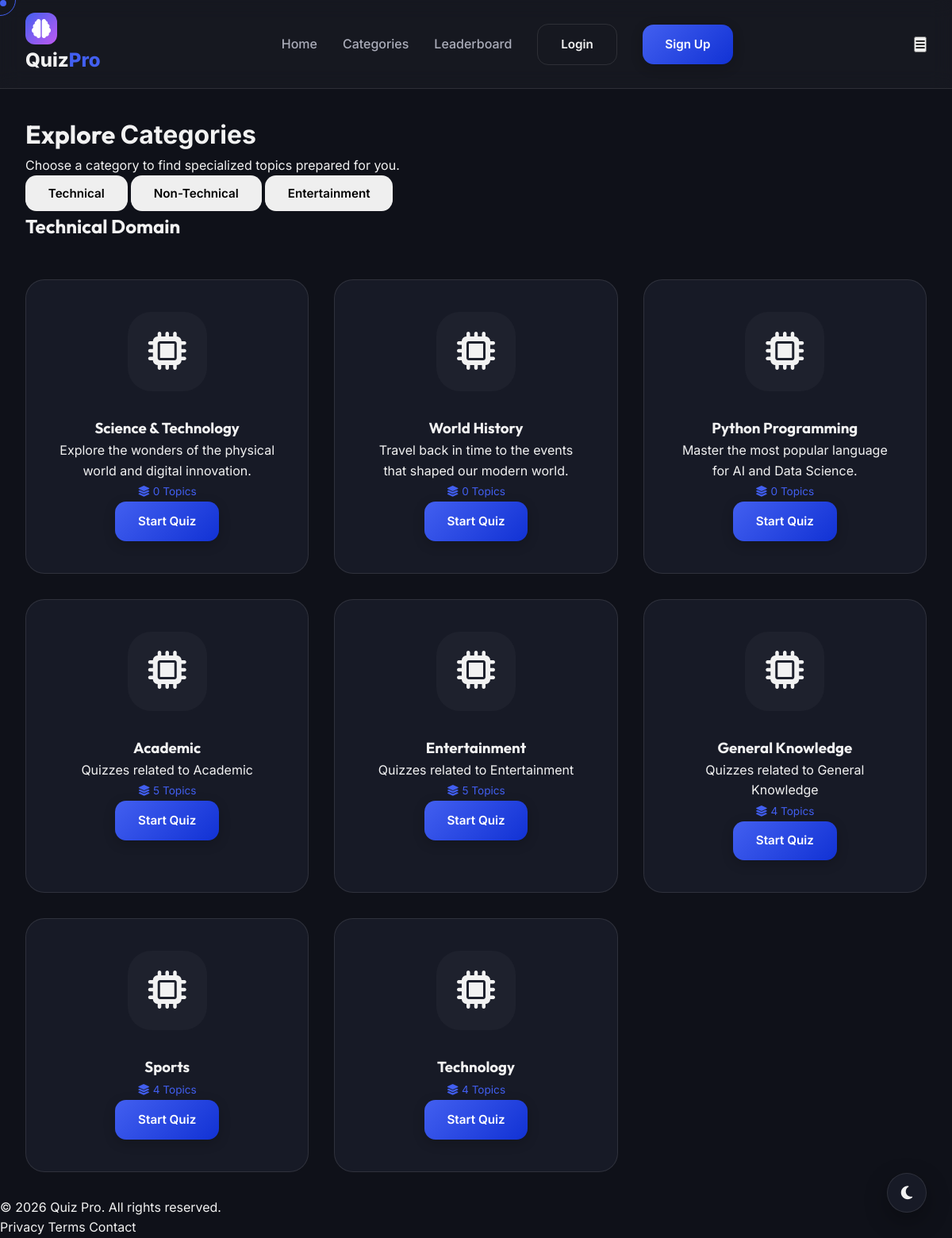
The page /quizzes/ on the database as committed earlier.
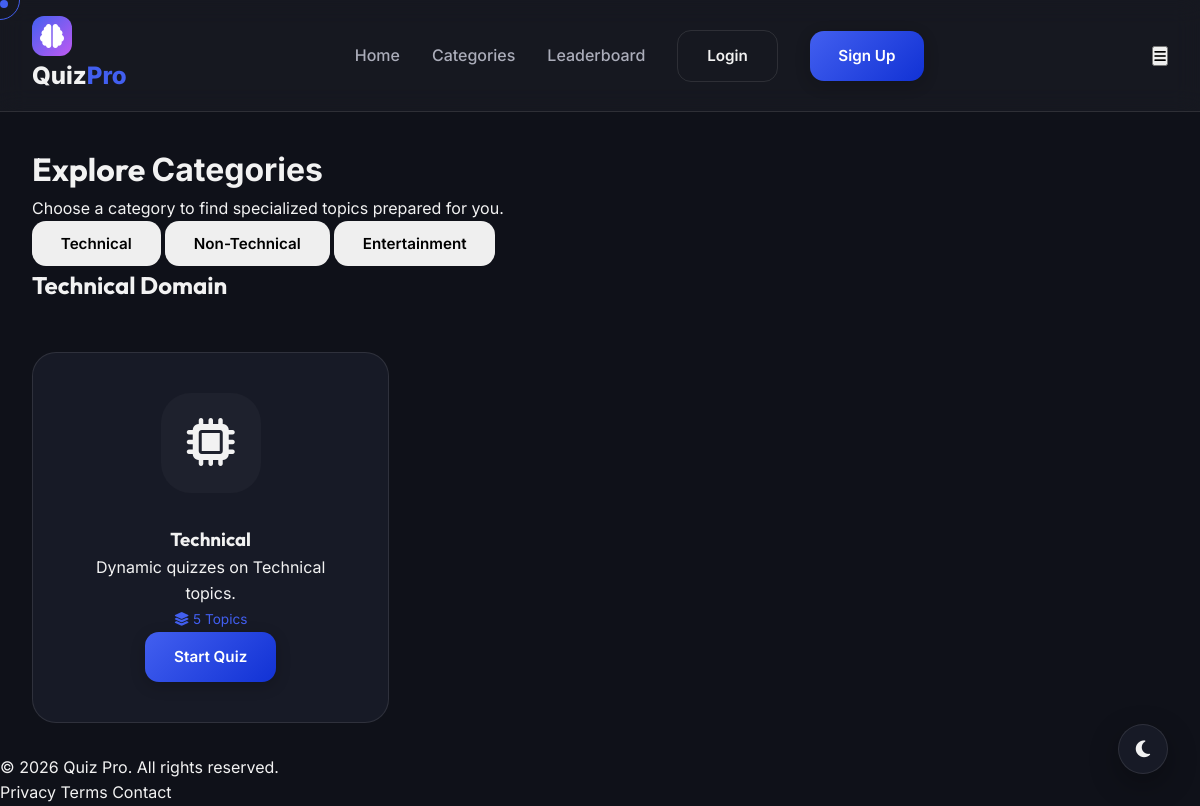
The same page on the database as committed later.
### quizzes/models.py (models this page shows, shortened)
class Category(models.Model):
    CATEGORY_TYPES = (
        ('technical', 'Technical'),
        ('non-technical', 'Non-Technical'),
        ('entertainment', 'Entertainment'),
    )
    name_en = models.CharField(max_length=100)
    name_ta = models.CharField(max_length=100)
    description = models.TextField(blank=True)
    category_type = models.CharField(max_length=20, choices=CATEGORY_TYPES, default='technical')
    icon = models.ImageField(upload_to='categories/', null=True, blank=True)
    created_at = models.DateTimeField(auto_now_add=True)
    class Meta:
        verbose_name_plural = "Categories"

### quizzes/views.py (the view)
# urls.py: path('', views.category_list, name='category_list'),
def category_list(request):
    technical_categories = Category.objects.filter(category_type='technical')
    non_technical_categories = Category.objects.filter(category_type='non-technical')
    entertainment_categories = Category.objects.filter(category_type='entertainment')
    return render(request, 'quizzes/category_list.html', {
        'technical_categories': technical_categories,
        'non_technical_categories': non_technical_categories,
        'entertainment_categories': entertainment_categories
    })

### templates/quizzes/category_list.html (shortened to what this page needs)
{% extends 'base.html' %}
{% load static %}
{% block content %}
<div class="container py-5">
    <div class="section-header mb-5">
        <h1>Explore <span>Categories</span></h1>
        <p class="text-muted">Choose a category to find specialized topics prepared for you.</p>
    </div>
    <div class="category-tabs text-center mb-5">
        <button class="btn btn-outline-primary active magnetic" id="tab-technical"
            onclick="switchTab('technical')">Technical</button>
        <button class="btn btn-outline-primary magnetic" id="tab-non-technical"
            onclick="switchTab('non-technical')">Non-Technical</button>
        <button class="btn btn-outline-primary magnetic" id="tab-entertainment"
            onclick="switchTab('entertainment')">Entertainment</button>
    </div>
    <div id="content-technical" class="category-section">
        <h2 class="mb-4 text-center">Technical Domain</h2>
        <div class="card-grid">
            {% for category in technical_categories %}
            <div class="card category-card" data-aos="fade-up">
                <div class="category-img">
                    {% if category.icon %}
                    <img src="{{ category.icon.url }}" alt="{{ category.name_en }}">
                    {% else %}
                    <div class="placeholder-icon"><i class="fas fa-microchip"></i></div>
                    {% endif %}
                </div>
                <h3>{{ category.name_en }}</h3>
                <p>{{ category.description|truncatewords:15 }}</p>
                <div class="category-meta mb-4">
                    <span class="badge"><i class="fas fa-layer-group"></i> {{ category.subcategories.count }}
                        Topics</span>
                </div>
                <a href="{% url 'subcategory_list' category.id %}" class="btn btn-primary w-100 magnetic">Start Quiz</a>
            </div>
            {% empty %}
            <div class="col-12 text-center">
                <p>No technical categories found.</p>
            </div>
            {% endfor %}
        </div>
    </div>
</div>
{% endblock %}

Rows that differ between the two databases and show on the page:
removed Category: name_en "Science & Technology", description "Explore the wonders of the physical world and digital innovation.", subcategories.count "0"
removed Category: name_en "World History", description "Travel back in time to the events that shaped our modern world.", subcategories.count "0"
removed Category: name_en "Python Programming", description "Master the most popular language for AI and Data Science.", subcategories.count "0"
removed Category: name_en "Academic", description "Quizzes related to Academic", subcategories.count "5"
removed Category: name_en "Entertainment", description "Quizzes related to Entertainment", subcategories.count "5"
removed Category: name_en "General Knowledge", description "Quizzes related to General Knowledge", subcategories.count "4"
removed Category: name_en "Sports", subcategories.count "4"
removed Category: name_en "Technology", subcategories.count "4"
added Category: name_en "Technical", description "Dynamic quizzes on Technical topics.", subcategories.count "5"
